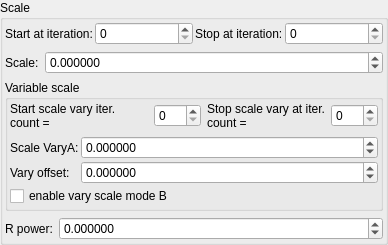
    <widget class="QGroupBox" name="groupBox_5">
     <property name="title">
      <string>Scale</string>
     </property>
     <layout class="QVBoxLayout" name="verticalLayout_8">
      <property name="leftMargin">
       <number>2</number>
      </property>
      <property name="topMargin">
       <number>2</number>
      </property>
      <property name="rightMargin">
       <number>2</number>
      </property>
      <property name="bottomMargin">
       <number>2</number>
      </property>
      <item>
       <layout class="QGridLayout" name="gridLayout_83" columnstretch="0,1,0,1">
        <property name="spacing">
         <number>2</number>
        </property>
        <item row="2" column="3">
         <widget class="MySpinBox" name="spinboxInt_transf_stop_iterations_C">
          <property name="sizePolicy">
           <sizepolicy hsizetype="Preferred" vsizetype="Maximum">
            <horstretch>0</horstretch>
            <verstretch>0</verstretch>
           </sizepolicy>
          </property>
          <property name="maximum">
           <number>999</number>
          </property>
         </widget>
        </item>
        <item row="2" column="2">
         <widget class="QLabel" name="label_55">
          <property name="text">
           <string>Stop at iteration:</string>
          </property>
         </widget>
        </item>
        <item row="2" column="1">
         <widget class="MySpinBox" name="spinboxInt_transf_start_iterations_C">
          <property name="sizePolicy">
           <sizepolicy hsizetype="Minimum" vsizetype="Maximum">
            <horstretch>0</horstretch>
            <verstretch>0</verstretch>
           </sizepolicy>
          </property>
          <property name="minimum">
           <number>0</number>
          </property>
          <property name="maximum">
           <number>999</number>
          </property>
          <property name="value">
           <number>0</number>
          </property>
         </widget>
        </item>
        <item row="2" column="0">
         <widget class="QLabel" name="label_75">
          <property name="text">
           <string>Start at iteration:</string>
          </property>
         </widget>
        </item>
       </layout>
      </item>
      <item>
       <layout class="QGridLayout" name="gridLayout_4" columnstretch="0,1">
        <item row="0" column="1">
         <widget class="MyDoubleSpinBox" name="spinbox_transf_scale">
          <property name="sizePolicy">
           <sizepolicy hsizetype="Minimum" vsizetype="Maximum">
            <horstretch>0</horstretch>
            <verstretch>0</verstretch>
           </sizepolicy>
          </property>
          <property name="prefix">
           <string/>
          </property>
          <property name="suffix">
           <string/>
          </property>
          <property name="decimals">
           <number>6</number>
          </property>
          <property name="minimum">
           <double>-99.998999999999995</double>
          </property>
          <property name="maximum">
           <double>99.998999999999995</double>
          </property>
          <property name="singleStep">
           <double>0.100000000000000</double>
          </property>
         </widget>
        </item>
        <item row="0" column="0">
         <widget class="QLabel" name="label_149">
          <property name="text">
           <string>Scale:</string>
          </property>
         </widget>
        </item>
       </layout>
      </item>
      <item>
       <widget class="QGroupBox" name="groupBox_7">
        <property name="title">
         <string>Variable scale</string>
        </property>
        <layout class="QVBoxLayout" name="verticalLayout_10">
         <property name="leftMargin">
          <number>2</number>
         </property>
         <property name="topMargin">
          <number>2</number>
         </property>
         <property name="rightMargin">
          <number>2</number>
         </property>
         <property name="bottomMargin">
          <number>2</number>
         </property>
         <item>
          <layout class="QHBoxLayout" name="horizontalLayout" stretch="0,1,0,1">
           <property name="topMargin">
            <number>0</number>
           </property>
           <item>
            <widget class="QLabel" name="label_76">
             <property name="text">
              <string>Start scale vary iter. count =</string>
             </property>
             <property name="wordWrap">
              <bool>true</bool>
             </property>
            </widget>
           </item>
           <item>
            <widget class="MySpinBox" name="spinboxInt_transf_start_iterations_X">
             <property name="sizePolicy">
              <sizepolicy hsizetype="Minimum" vsizetype="Maximum">
               <horstretch>0</horstretch>
               <verstretch>0</verstretch>
              </sizepolicy>
             </property>
             <property name="minimum">
              <number>0</number>
             </property>
             <property name="maximum">
              <number>999</number>
             </property>
             <property name="value">
              <number>0</number>
             </property>
            </widget>
           </item>
           <item>
            <widget class="QLabel" name="label_57">
             <property name="text">
              <string>Stop scale vary at iter. count =</string>
             </property>
             <property name="wordWrap">
              <bool>true</bool>
             </property>
            </widget>
           </item>
           <item>
            <widget class="MySpinBox" name="spinboxInt_transf_stop_iterations_X">
             <property name="sizePolicy">
              <sizepolicy hsizetype="Preferred" vsizetype="Maximum">
               <horstretch>0</horstretch>
               <verstretch>0</verstretch>
              </sizepolicy>
             </property>
             <property name="maximum">
              <number>999</number>
             </property>
            </widget>
           </item>
          </layout>
         </item>
         <item>
          <layout class="QGridLayout" name="gridLayout_31" columnstretch="0,1">
           <property name="spacing">
            <number>2</number>
           </property>
           <item row="3" column="0" colspan="2">
            <widget class="MyCheckBox" name="checkBox_transf_function_enabledM_false">
             <property name="text">
              <string>enable vary scale mode B</string>
             </property>
            </widget>
           </item>
           <item row="1" column="1">
            <widget class="MyDoubleSpinBox" name="spinbox_transf_scale_vary_0">
             <property name="sizePolicy">
              <sizepolicy hsizetype="Minimum" vsizetype="Maximum">
               <horstretch>0</horstretch>
               <verstretch>0</verstretch>
              </sizepolicy>
             </property>
             <property name="prefix">
              <string/>
             </property>
             <property name="suffix">
              <string/>
             </property>
             <property name="decimals">
              <number>6</number>
             </property>
             <property name="minimum">
              <double>-99.989999999999995</double>
             </property>
             <property name="maximum">
              <double>99.989999999999995</double>
             </property>
             <property name="singleStep">
              <double>0.100000000000000</double>
             </property>
            </widget>
           </item>
           <item row="2" column="0">
            <widget class="QLabel" name="label_150">
             <property name="text">
              <string>Vary offset:</string>
             </property>
            </widget>
           </item>
           <item row="2" column="1">
            <widget class="MyDoubleSpinBox" name="spinbox_transf_scaleB_1">
             <property name="sizePolicy">
              <sizepolicy hsizetype="Minimum" vsizetype="Maximum">
               <horstretch>0</horstretch>
               <verstretch>0</verstretch>
              </sizepolicy>
             </property>
             <property name="prefix">
              <string/>
             </property>
             <property name="suffix">
              <string/>
             </property>
             <property name="decimals">
              <number>6</number>
             </property>
             <property name="minimum">
              <double>-99.989999999999995</double>
             </property>
             <property name="maximum">
              <double>99.989999999999995</double>
             </property>
             <property name="singleStep">
              <double>0.100000000000000</double>
             </property>
            </widget>
           </item>
           <item row="1" column="0">
            <widget class="QLabel" name="label_144">
             <property name="text">
              <string>Scale VaryA:</string>
             </property>
            </widget>
           </item>
          </layout>
         </item>
        </layout>
       </widget>
      </item>
      <item>
       <layout class="QGridLayout" name="gridLayout_5" columnstretch="0,1">
        <item row="0" column="0">
         <widget class="QLabel" name="label_10">
          <property name="text">
           <string>R power:</string>
          </property>
         </widget>
        </item>
        <item row="0" column="1">
         <widget class="MyDoubleSpinBox" name="spinbox_mandelbox_vary_rpower">
          <property name="sizePolicy">
           <sizepolicy hsizetype="Minimum" vsizetype="Maximum">
            <horstretch>0</horstretch>
            <verstretch>0</verstretch>
           </sizepolicy>
          </property>
          <property name="prefix">
           <string/>
          </property>
          <property name="suffix">
           <string/>
          </property>
          <property name="decimals">
           <number>6</number>
          </property>
          <property name="minimum">
           <double>-99.998999999999995</double>
          </property>
          <property name="maximum">
           <double>99.998999999999995</double>
          </property>
          <property name="singleStep">
           <double>0.100000000000000</double>
          </property>
         </widget>
        </item>
       </layout>
      </item>
     </layout>
    </widget>
